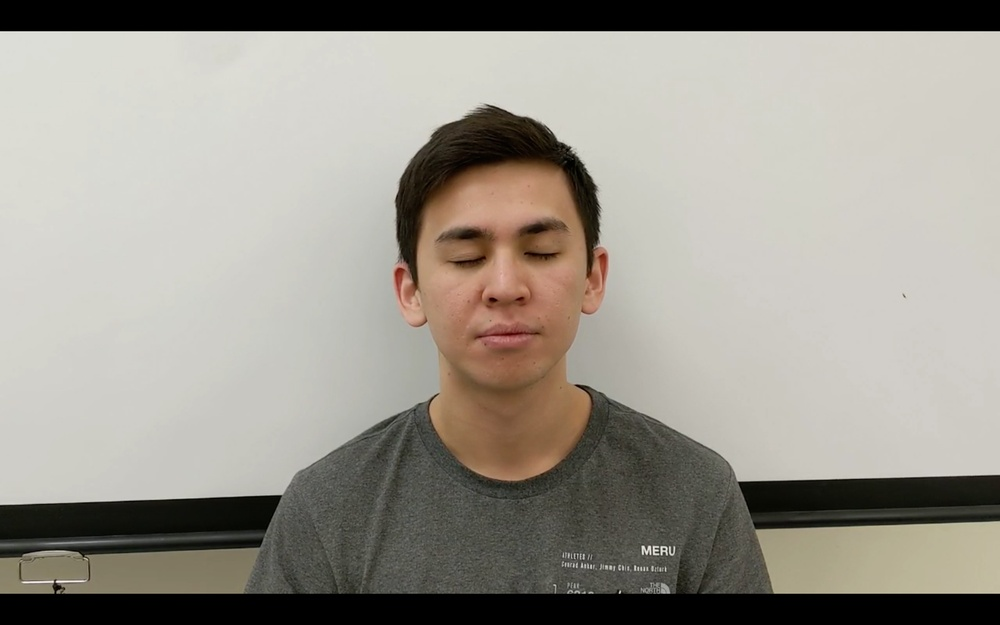
//> input picture sample_images/china4.jpg, 1000 x 625 px, shrunk from 2880 x 1800 before the run
$ ./facedet_img   (built with g++ and OpenCV 4)
//> lines starting //> are read from the running program, lines starting //| are printed output that depends on the picture; after the words box and inside, x2 and y2 are one past the last pixel; in counts of white or black regions, pixels touching at a corner belong together
#include "opencv2/objdetect.hpp"
#include "opencv2/highgui.hpp"
#include "opencv2/imgproc.hpp"
#include "opencv2/videoio.hpp"
#include "opencv2/face.hpp"

#include <iostream>

using namespace std;
using namespace cv;
using namespace cv::face;

void detectFaceEyesAndDisplay( Mat frame );
CascadeClassifier face_cascade;
CascadeClassifier eye_left_cascade;
CascadeClassifier eye_right_cascade;

int thresh = 200;
int max_thresh = 255;
const char* source_window = "Source image";
const char* corners_window = "Corners detected";

int main( int argc, const char** argv )
{
    String face_cascade_name = samples::findFile("../haarcascades/haarcascade_frontalface_alt.xml" );
    String eye_left_cascade_name = samples::findFile("../haarcascades/haarcascade_lefteye_2splits.xml");
    String eye_right_cascade_name = samples::findFile("../haarcascades/haarcascade_righteye_2splits.xml");

    if( !face_cascade.load( face_cascade_name ) )
    {
        cout << "--(!)Error loading face cascade\n";
        return -1;
    };

    if( !eye_left_cascade.load( eye_left_cascade_name ) )
    {
        cout << "--(!)Error loading eye left cascade\n";
        return -1;
    };

    if( !eye_right_cascade.load( eye_right_cascade_name ) )
    {
        cout << "--(!)Error loading eye right cascade\n";
        return -1;
    };

    Mat image;
    image = imread("../sample_images/china4.jpg");
//> image is the input picture: 625 rows x 1000 cols, CV_8UC3; mean B, G, R 141.7, 150.4, 154.8

    if ( !image.data  )
    {
        cout <<  "Could not open or find the image" << std::endl ;
        return -1;
    }

    detectFaceEyesAndDisplay( image );

    waitKey(0);
    return 0;
}

void detectFaceEyesAndDisplay( Mat frame )
{
    Mat frame_gray;
    cvtColor( frame, frame_gray, COLOR_BGR2GRAY );
    equalizeHist( frame_gray, frame_gray );
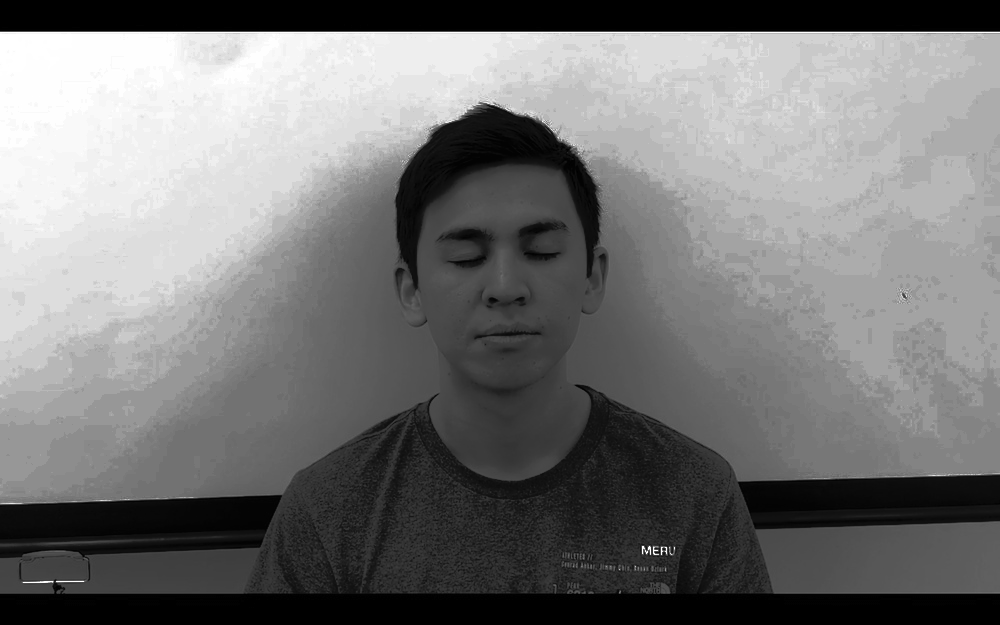
//> frame_gray: 625 rows x 1000 cols, CV_8UC1; min 0, max 255, mean 118.2

    std::vector<Rect> faces;
    face_cascade.detectMultiScale( frame_gray, faces );
//> faces = 1 Rect (x, y, width, height): [398, 166, 213, 213]

    Mat faceROI = frame( faces[0] );
    Mat eye_left;
    Mat eye_right;
    Mat eye_left_gray;
    Mat img_bw;
    Mat eye_left_bilateral;
    Mat kernel(3, 3, CV_8UC1, Scalar::all(0));
    Mat closed;
    vector<Vec3f> circles;
    double area_ratio[2];

    for ( size_t i = 0; i < faces.size(); i++ )
    {
        rectangle( frame,  Point(faces[i].x, faces[i].y), Size(faces[i].x + faces[i].width, faces[i].y + faces[i].height), Scalar(255,0,0), 2 );


        Mat faceROI_gray = frame_gray( faces[i] );
        faceROI = frame( faces[i] );

        std::vector<Rect> eyes;
        eye_left_cascade.detectMultiScale(faceROI_gray, eyes);

        for ( size_t j = 0; j < eyes.size(); j++ )
        {
            //rectangle(faceROI, Point(eyes[j].x, eyes[j].y), Size(eyes[j].x + eyes[j].width, eyes[j].y + eyes[j].height), Scalar(0, 255, 0), 2);
            rectangle(faceROI, Point(eyes[j].x, eyes[j].y + eyes[j].height * 0.3), Size(eyes[j].x + eyes[j].width, eyes[j].y + eyes[j].height * 0.9), Scalar(0, 255, 0), 2);
//            face_ROI2 = faceROI(  );
            eye_left = faceROI(Range(eyes[j].y + eyes[j].height * 0.3, eyes[j].y + eyes[j].height * 0.9), Range(eyes[j].x, eyes[j].x + eyes[j].width));
//            if (eye_left.cols * eye_left.rows <= 7000) {
//                continue;
//            }


            bilateralFilter(eye_left, eye_left_bilateral, 10, 15, 15);
            morphologyEx( eye_left_bilateral, closed, cv::MORPH_CLOSE, kernel);

            cvtColor(closed, eye_left_gray, cv::COLOR_BGR2GRAY);

            threshold(eye_left_gray, img_bw, 40.0, 255.0, THRESH_BINARY);

// [25 lines of commented-out code are left out]
            int counter = 0;
            int total_pixels = img_bw.rows*img_bw.cols;
            //double area_ratio[];
            for(int i=0; i<img_bw.rows; i++) {
                for(int j=0; j<img_bw.cols; j++) {
                    if (img_bw.at<int>(i,j) == 0) {
                        counter += 1;
                    }
                }
            }
            area_ratio[j] = (double)counter/total_pixels;
// [7 lines of commented-out code are left out]
        }
        cout << area_ratio[0] << std::endl;
        if ((area_ratio[0] + area_ratio[1])/2 <= 0.10) {
                cout << "Blinking" << std::endl;
            } else {
                cout << "Not blinking" << std::endl;
            }
            imshow("Capture - Eye left", img_bw);

    // [8 lines of commented-out code are left out]
}
//> this loop made 1 pass
//> eyes on pass 1: 1 Rect (x, y, width, height): [118, 50, 53, 53]
//| 0.0978774
//| Blinking
//> pass 1, in detectFaceEyesAndDisplay, `Mat faceROI_gray = frame_gray( faces[i] );`:
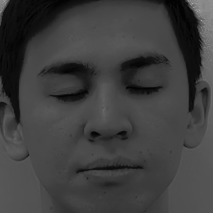
//> faceROI_gray: 213 rows x 213 cols, CV_8UC1; min 0, max 172, mean 62.5
//> pass 1, in detectFaceEyesAndDisplay, `faceROI = frame( faces[i] );`:
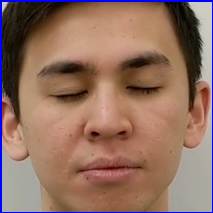
//> faceROI: 213 rows x 213 cols, CV_8UC3; mean B, G, R 97.5, 111.8, 145.6
//> pass 1, in detectFaceEyesAndDisplay, `imshow("Capture - Eye left", img_bw);`:
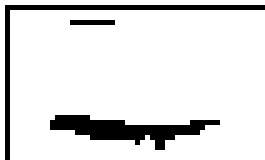
//> window 'Capture - Eye left': 32 rows x 53 cols, CV_8UC1 (shown 5 times larger); 88.4% white; black in thin lines or dots
//> after the loop:
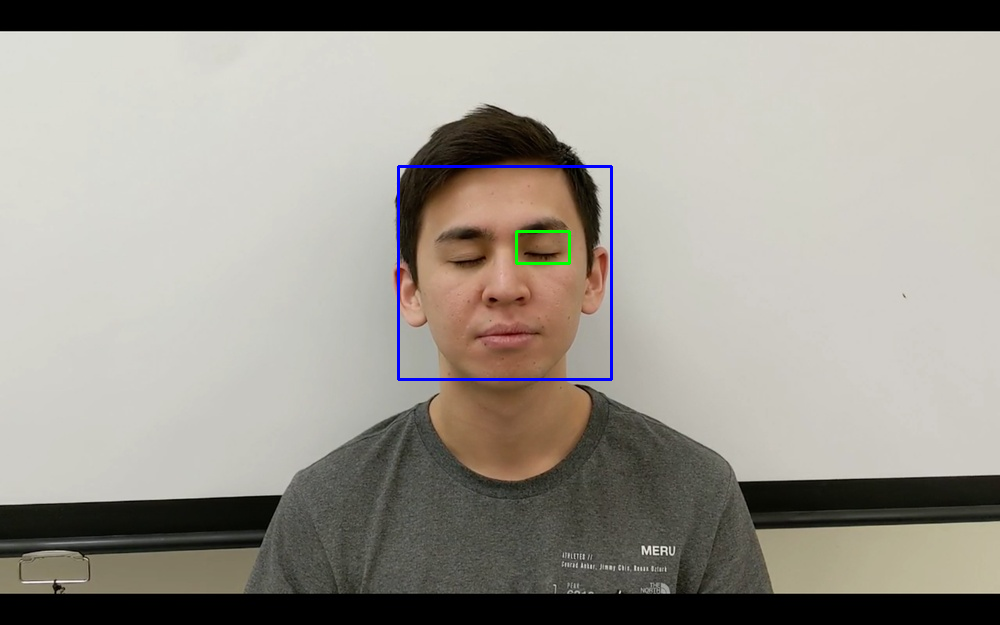
//> frame: 625 rows x 1000 cols, CV_8UC3; 0.49% of pixels changed, all inside (x1, y1, x2, y2) = (397, 165, 613, 381)
//> after the loop:
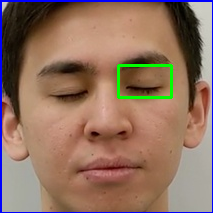
//> faceROI: 213 rows x 213 cols, CV_8UC3; 1.12% of pixels changed, all inside (x1, y1, x2, y2) = (117, 64, 173, 99)
//> after the loop:
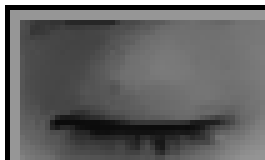
//> eye_left_gray: 32 rows x 53 cols, CV_8UC1 (shown 5 times larger); min 0, max 255, mean 98.5
//> after the loop, area_ratio = [0.0979, 0]
}

$ run again, with sample_images/china.jpg copied over sample_images/china4.jpg
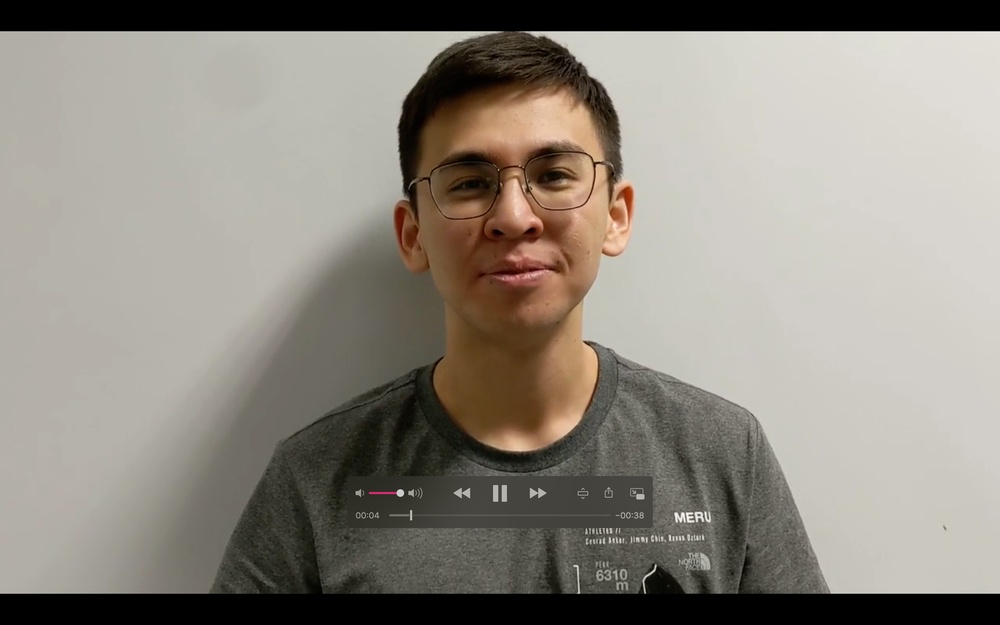
//> input picture sample_images/china.jpg, 1000 x 625 px, shrunk from 2880 x 1800 before the run
//> image is the input picture: 625 rows x 1000 cols, CV_8UC3; mean B, G, R 127.2, 136.7, 142.3
//> faces = 1 Rect (x, y, width, height): [401, 87, 230, 230]
//> the loop in detectFaceEyesAndDisplay, `for ( size_t i = 0; i < faces.size(); i++ )` made 1 pass
//> eyes on pass 1: 1 Rect (x, y, width, height): [127, 51, 58, 58]
//> (printed output is left out)
//> after the loop in detectFaceEyesAndDisplay, `for ( size_t i = 0; i < faces.size(); i++ )`:
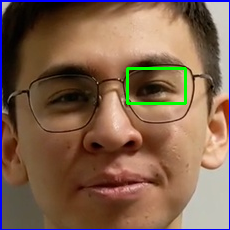
//> faceROI: 230 rows x 230 cols, CV_8UC3; mean B, G, R 79, 98.4, 128.1
//> after the loop in detectFaceEyesAndDisplay, `for ( size_t i = 0; i < faces.size(); i++ )`:
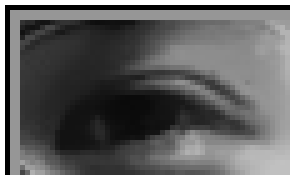
//> eye_left_gray: 35 rows x 58 cols, CV_8UC1 (shown 5 times larger); min 0, max 255, mean 92.3
//> after the loop in detectFaceEyesAndDisplay, `for ( size_t i = 0; i < faces.size(); i++ )`: area_ratio = [0.214, 0]
